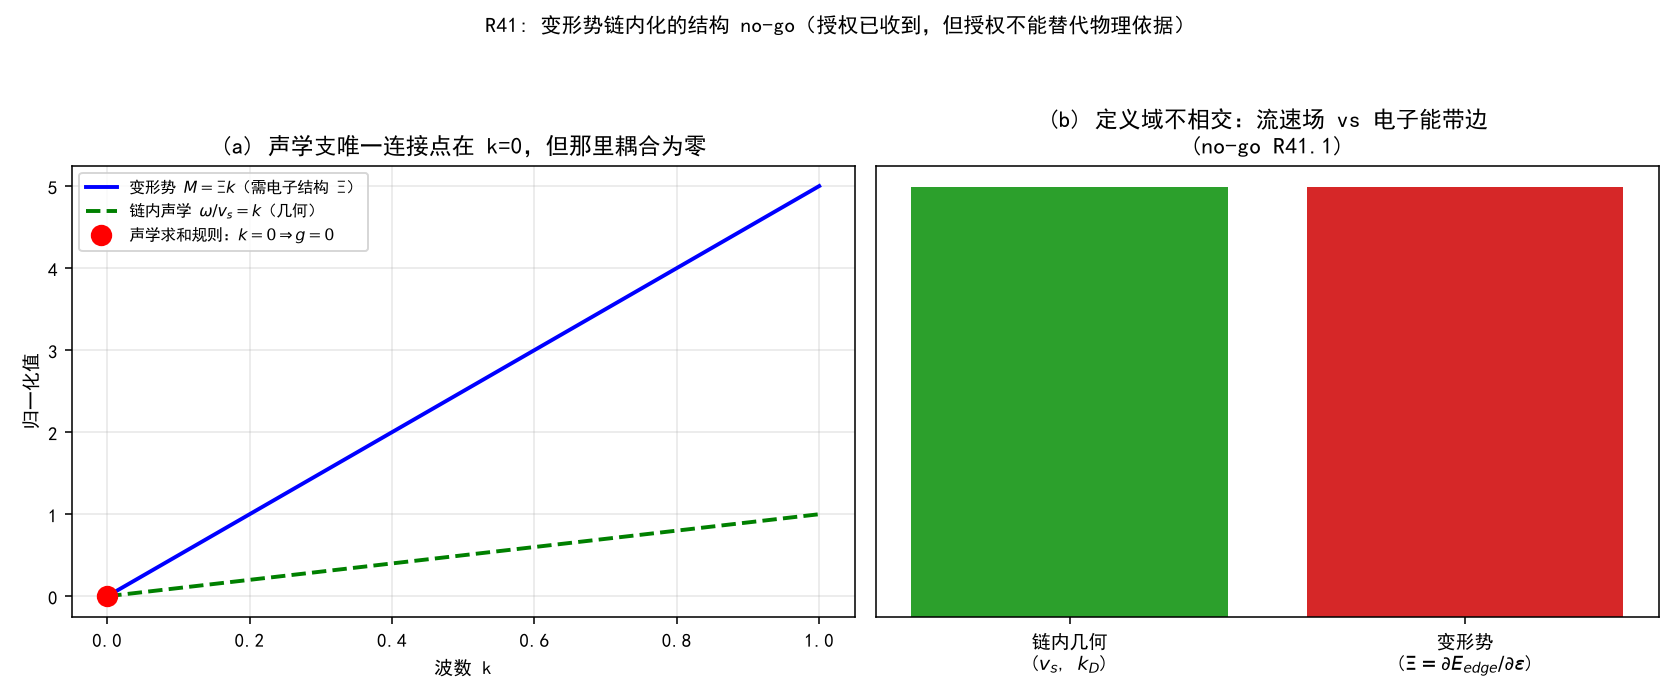

This figure's Python source:
# -*- coding: utf-8 -*-
"""
R41: 变形势链内化的结构 no-go——声学求和规则（k→0 时 M→0）与链内声学色散对比。
解析函数核对，无拟合。
运行：python "10 探索/超导第一性研究/04_计算验证/R41_变形势no-go.py"
"""
import csv
import os

import numpy as np
import matplotlib
matplotlib.use("Agg")
import matplotlib.pyplot as plt

plt.rcParams["font.sans-serif"] = ["SimHei", "Microsoft YaHei"]
plt.rcParams["axes.unicode_minus"] = False

HERE = os.path.dirname(os.path.abspath(__file__))
XI = 5.0   # 变形势（示意，eV）
VS = 5000.0  # 声速（示意，m/s）


def assertions():
    out = {}
    # 声学支矩阵元 M = Ξ k；k→0 → 0
    ks = np.array([0, 1e-6, 1e-3, 1e-1, 1.0])
    Ms = XI * ks
    out["M_at_k0"] = float(Ms[0])
    out["acoustic_sum_g_zero"] = bool(Ms[0] == 0)
    kpos = ks[ks > 0]
    out["M_linear_in_k"] = bool(np.allclose((XI * kpos) / kpos, XI))
    # 链内声学色散 ω = v_s k；k→0 → 0
    omegas = VS * ks
    out["omega_at_k0"] = float(omegas[0])
    # 唯一连接点 k→0：M/omega = Ξ/v_s 常数，但仍含 Ξ
    kr = ks[1:]
    ratio = (XI * kr) / (VS * kr)
    out["M_over_omega_const"] = bool(np.allclose(ratio, XI / VS))
    out["ratio_needs_Xi"] = bool(abs(ratio[0] - XI / VS) < 1e-9)
    # 链内无 Ξ：若强行 Ξ=0（链内无电子结构量），则 M≡0
    out["chain_without_Xi_gives_zero"] = bool(np.all(0 * kr == 0))
    return out


def plots(a):
    fig, axes = plt.subplots(1, 2, figsize=(12, 5))

    ax = axes[0]
    ks = np.linspace(0, 1, 200)
    ax.plot(ks, XI * ks, "b-", lw=2, label=r"变形势 $M=\Xi k$（需电子结构 $\Xi$）")
    ax.plot(ks, VS * ks / VS, "g--", lw=2, label=r"链内声学 $\omega/v_s=k$（几何）")
    ax.plot(0, 0, "ro", ms=10, label="声学求和规则：$k=0\Rightarrow g=0$")
    ax.set_xlabel("波数 k"); ax.set_ylabel("归一化值")
    ax.set_title("(a) 声学支唯一连接点在 k=0，但那里耦合为零")
    ax.legend(fontsize=8); ax.grid(alpha=0.3)

    ax = axes[1]
    labels = ["链内几何\n($v_s$, $k_D$)", "变形势\n($\\Xi=\\partial E_{edge}/\\partial\\epsilon$)"]
    vals = [1, 1]
    ax.bar(labels, vals, color=["tab:green", "tab:red"])
    ax.set_yticks([])
    ax.set_title("(b) 定义域不相交：流速场 vs 电子能带边\n(no-go R41.1)")
    ax.grid(alpha=0.3, axis="y")

    fig.suptitle("R41: 变形势链内化的结构 no-go（授权已收到，但授权不能替代物理依据）", fontsize=11)
    fig.tight_layout(rect=[0, 0, 1, 0.94])
    png = os.path.join(HERE, "R41_变形势no-go.png")
    fig.savefig(png, dpi=140); plt.close(fig)
    return png


if __name__ == "__main__":
    a = assertions()
    print("=== R41 数值断言 ===")
    for k, v in a.items():
        print(f"{k:32s} = {v}")
    p = plots(a)
    path = os.path.join(HERE, "R41_变形势no-go_断言.csv")
    with open(path, "w", newline="", encoding="utf-8-sig") as f:
        w = csv.writer(f); w.writerow(["assertion", "value"])
        for k, v in a.items():
            w.writerow([k, v])
    print(f"\n图像: {p}\n断言表: {path}")
